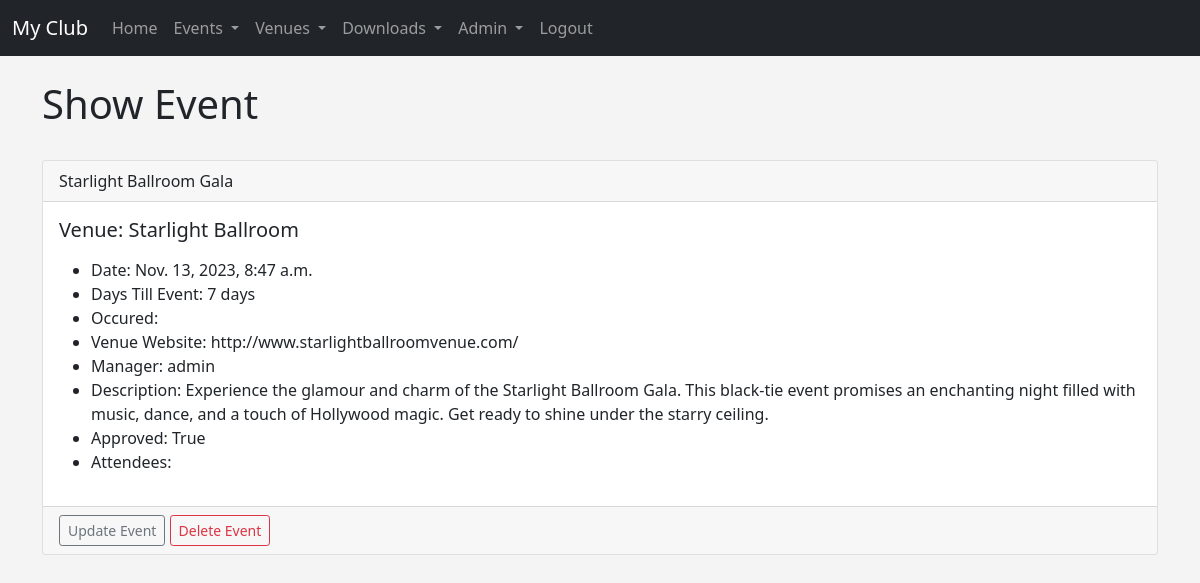
The app's page /event/2/ (signed in) with its own data.
### events/models.py (models this page shows, shortened)
class Event(models.Model):
	name = models.CharField('Event Name', max_length=120)
	event_date = models.DateTimeField('Event Date')
	venue = models.ForeignKey(Venue, blank=True, null=True, on_delete=models.CASCADE)
	manager = models.ForeignKey(User, blank=True, null=True, on_delete=models.SET_NULL)
	description = models.TextField(blank=True)
	attendees = models.ManyToManyField(MyClubUser, blank=True)
	approved = models.BooleanField('Aprroved', default=False)
	def __str__(self):
		return self.name
	@property
	def Days_till(self):
		today = date.today()
		days = self.event_date.date() - today
		days_stripped = str(days).split(",", 1)[0] # one says split at the first occurence of a comma and 0 says take the first part of the split string
		return days_stripped

class Venue(models.Model):
	name = models.CharField('Venue Name', max_length=120)
	address = models.CharField(max_length=300)
	zip_code = models.CharField('Zip Code', max_length=15)
	phone = models.CharField('Contact Phone', max_length=25, blank=True)
	web = models.URLField('Website Address', blank=True)
	email_address = models.EmailField('Email Address', blank=True)
	owner = models.IntegerField("Venue Owner", blank=False, default=1)
	def __str__(self):
		return self.name

### events/views.py (the view)
# urls.py: path('event/<str:id>/', views.event_detail, name='event-detail'),
@login_required(login_url='login')
def event_detail(request, id):
	event = Event.objects.get(pk=id)
	return render(request, 'events/event_detail.html', {'event':event})

### events/templates/events/event_detail.html (shortened to what this page needs)
{% extends 'base.html' %}
{% block content %}
    <h1>Show Event</h1><br/>
    {% if user.is_authenticated %}
    {% if event.approved %}
        <div class="card">
            <div class="card-header">
                {{ event }}
            </div>
            <div class="card-body">
                <h5 class="card-title">Venue: {{ event.venue }}</h5>
                <p class="card-text">
                    <ul>
                        <li>Date: {{ event.event_date }}</li>
                        <li>Days Till Event: {{ event.Days_till }}</li>
                        <li>Occured: {{ event.Is_Past}}</li>
                        <li>Venue Website: {{ event.venue.web }}</li>
                        <li>Manager: {{ event.manager }}</li>
                        <li>Description: {{ event.description }}</li>
                        <li>Approved: {{ event.approved }}</li>
                            <li>Attendees:<br/>
                            </li>
                        </ul>
                </p>
            </div>
            {% if user.is_authenticated %}
                {% if user.is_superuser or user == event.manager %}
                <div class="card-footer text-muted">
                    <a href="{% url 'update-event' event.id %}" class="btn btn-outline-secondary btn-sm">Update Event</a>
                    <a href="{% url 'delete-event' event.id %}" class="btn btn-outline-danger btn-sm">Delete Event</a>
                </div>
                {% endif %}
            {% endif %}
        </div>
    <br/><br/>
    {% endif %}
    {% else %}
	<h1>Sorry! You Must Be Logged In To View This Page...</h1>
	<a href="{% url 'login' %}">Login Here</a>
{% endif %}
{% endblock %}

### events/templates/base.html (style rules this page uses)
body { background: #f4f4f4; }

### records on screen
Event: name "Starlight Ballroom Gala", venue "Starlight Ballroom", event_date "Nov. 13, 2023, 8:47 a.m.", Days_till "7 days", venue.web "http://www.starlightballroomvenue.com/", manager "admin", description "Experience the glamour and charm of the Starlight Ballroom Gala. This black-tie event promises an enchanting night filled with music, dance, and a touch of Hollywood magic. Get ready to shine under the starry ceiling.", approved "True"
